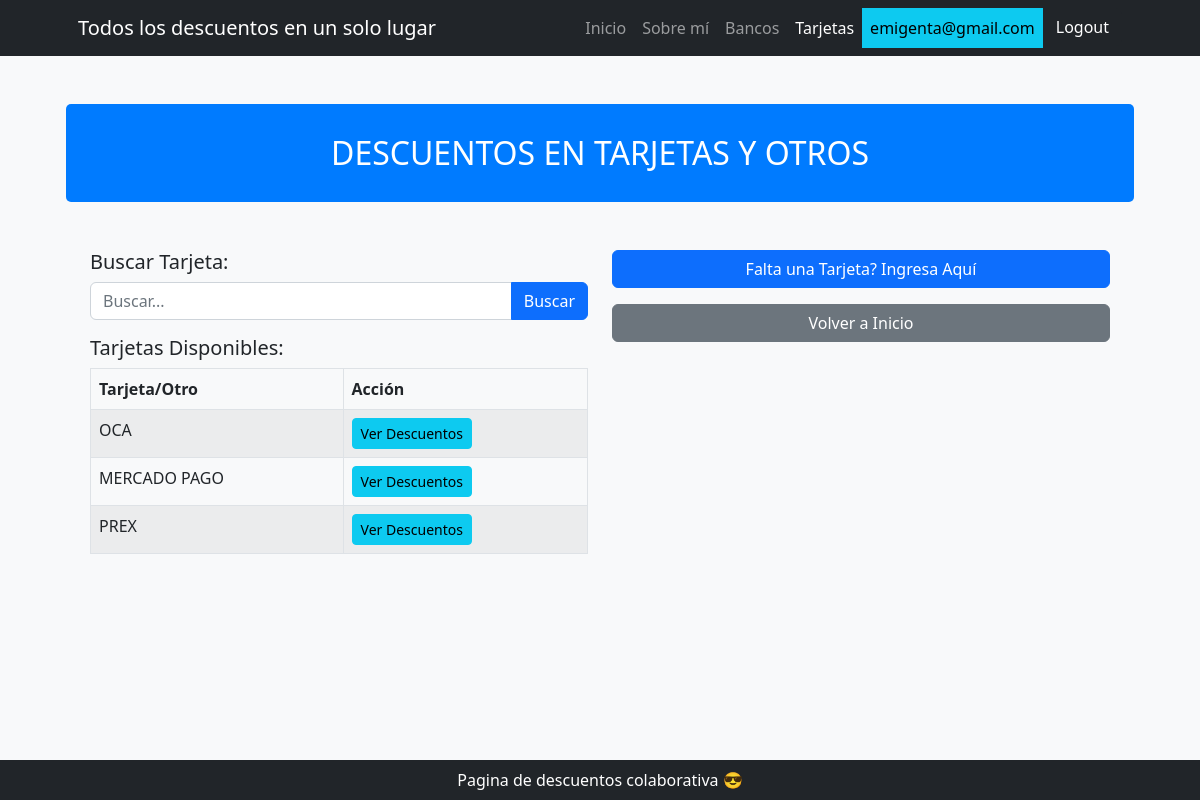
/tarjetas/ (signed in), run on the app's committed database.
### core/models.py (models this page shows, shortened)
class CustomUser(AbstractBaseUser, PermissionsMixin):
    email = models.EmailField(unique=True, blank=False, null=False)
    nombre = models.CharField(max_length=30, blank=False, null=False)
    apellido = models.CharField(max_length=30, blank=False, null=False)
    pais = models.CharField(max_length=30, blank=False, null=False)
    is_active = models.BooleanField(default=True)
    is_staff = models.BooleanField(default=False)  # Añadir este campo
    is_superuser = models.BooleanField(default=False)  # Añadir este campo
    avatar = models.ImageField(upload_to="avatares", null=True, blank=True)
    USERNAME_FIELD = 'email'
    REQUIRED_FIELDS = ['nombre', 'apellido', 'pais']
    objects = CustomUserManager()
    class Meta:
        verbose_name = 'Usuario'
        verbose_name_plural = 'Usuarios'

### tarjetas/models.py (models this page shows, shortened)
class Tarjetas(models.Model):
    DEBITO = 'débito'
    CREDITO = 'crédito'
    NINGUNO = ' '
    TIPO_CHOICES = [
        (DEBITO, 'Débito'),
        (CREDITO, 'Crédito'),
        (NINGUNO, ' '),
    ]
    nombre = models.CharField(max_length=25)
    tipo = models.CharField(max_length=25, choices=TIPO_CHOICES, null=True, blank=True)
    class Meta:
        verbose_name = "Tarjeta"
        verbose_name_plural = "Tarjetas"

### tarjetas/views.py (the view)
# urls.py: path("", views.home, name="home"),
def home(request):
    consulta = request.GET.get("consulta")
    if consulta:
        tarjetas = Tarjetas.objects.filter(nombre__icontains=consulta)
    else:
        tarjetas = Tarjetas.objects.all()
    return render(request, "tarjetas/index.html", {"tarjetas": tarjetas})

### tarjetas/templates/tarjetas/index.html
{% extends "core/base.html" %}
{% block titulo %}
    DESCUENTOS EN TARJETAS Y OTROS
{% endblock titulo %}
{% block contenido %}
<div class="container my-5">
    <div class="row">
        <div class="col-md-6">
            <h5>Buscar Tarjeta:</h5>
            <form action="{% url 'tarjetas:tarjetas_list' %}" method="get" class="mb-3">
                <div class="input-group">
                    <input type="text" name="consulta" class="form-control" placeholder="Buscar...">
                    <button type="submit" class="btn btn-primary">Buscar</button>
                </div>
            </form>
            <h5>Tarjetas Disponibles:</h5>
            <table class="table table-striped table-bordered">
                <thead class="thead-dark">
                    <tr>
                        <th>Tarjeta/Otro</th>
                        <th>Acción</th>
                    </tr>
                </thead>
                <tbody>
                    {% for tarjeta in tarjetas %}
                        <tr>
                            <td>{{ tarjeta.nombre }}</td>
                            <td>
                                <a href="{% url 'tarjetas:descuentos_list' tarjeta.pk %}" class="btn btn-info btn-sm">Ver Descuentos</a>
                            </td>
                        </tr>
                    {% endfor %}
                </tbody>
            </table>
        </div>
        <div class="col-md-6">
            <div class="d-grid gap-2 mb-3">
                <a class="btn btn-primary"
                   href="{% url 'tarjetas:tarjetas_create' %}"
                   role="button">Falta una Tarjeta? Ingresa Aquí</a>
            </div>
            <div class="d-grid gap-2">
                <a class="btn btn-secondary"
                   href="{% url 'core:home' %}"
                   role="button">Volver a Inicio</a>
            </div>
        </div>
    </div>
</div>
{% endblock contenido %}

### core/templates/core/components/navbar.html (shortened to what this page needs)
<nav class="navbar navbar-expand-lg navbar-dark bg-dark">
    <div class="container px-5">
        <a class="navbar-brand" href="#!">Todos los descuentos en un solo lugar</a>
        <div class="collapse navbar-collapse" id="navbarSupportedContent">
            <ul class="navbar-nav ms-auto mb-2 mb-lg-0">
                <li class="nav-item"><a class="nav-link {% if request.path == "/" %} active {% endif %}" aria-current="page" href="{% url 'core:home' %}">Inicio</a></li>
                <li class="nav-item"><a class="nav-link {% if request.path == "/about/" %} active {% endif %}" href="{% url 'core:about' %}">Sobre mí</a></li>
                {% if user.is_authenticated %}
                    <li class="nav-item"><a class="nav-link {% if request.path == "/bancos/" %} active {% endif %}" href="{% url 'bancos:home' %}">Bancos</a></li>
                    <li class="nav-item"><a class="nav-link {% if request.path == "/tarjetas/" %} active {% endif %}" href="{% url 'tarjetas:home' %}">Tarjetas</a></li>
                    <li class="nav-item"><a class="nav-link text-bg-info">{{ user.email }}</a></li>
                    <li class="nav-item">
                        <form action="{% url 'core:logout' %}" method="post">
                            <button type="submit" class="btn btn-dark {{ fontsize }} ">Logout</button>
                        </form>
                    </li>
                {% else %}
                    <li class="nav-item"><a class="nav-link {% if request.path == "/login/" %} active {% endif %}" href="{% url 'core:login' %}">Login</a></li>
                    <li class="nav-item"><a class="nav-link {% if request.path == "/register/" %} active {% endif %}" href="{% url 'core:register' %}">Registrarse</a></li>
                {% endif %}
            </ul>
        </div>
    </div>
</nav>

### core/templates/core/base.html (style rules this page uses)
body { background-color: #f8f9fa; }

### data on the page
CustomUser: email "emigenta@gmail.com"
Tarjetas: nombre "OCA"
Tarjetas: nombre "MERCADO PAGO"
Tarjetas: nombre "PREX"
